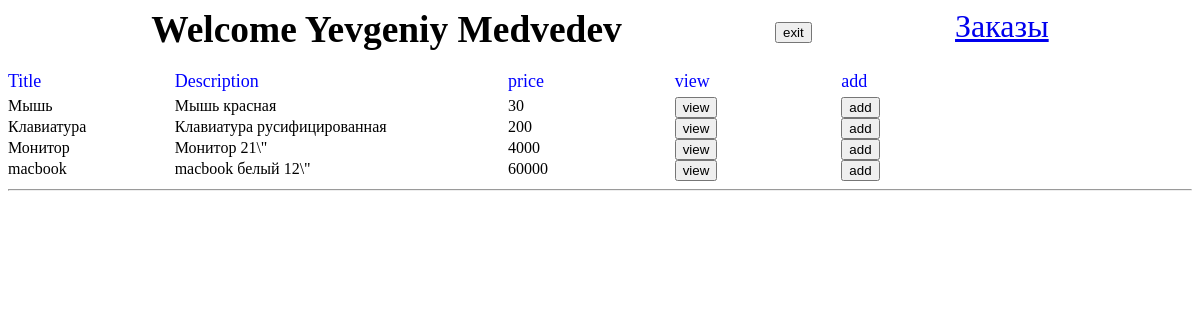
The page / (signed in) on the database its author committed.
### tables this page shows
CREATE TABLE `goods` (
  `id` int(11) NOT NULL,
  `good` varchar(30) NOT NULL,
  `description` varchar(256) NOT NULL,
  `price` decimal(10,0) NOT NULL,
  `good_img` varchar(30) NOT NULL
);

### index.php (the view, shortened to what this page needs)
<?php
include('bd.php');
$query = mysqli_query($link, 'SELECT * FROM goods');
?>
<!doctype html>
<html lang="en">
<head>
  <link rel="stylesheet" href="style.css">
</head>
<body>
<div class="auth">
  <?php include('auth.php');
  if($_SESSION['is_admin']):
  ?>
  <a href="admin.php">Заказы</a>
  <?php elseif ($_SESSION['login'] !== null): ?>
  <a href="profile.php">Личный кабинет</a>
  <?php endif; ?>
</div>
<form action="" method="post">
  <div class="table">
    <label class="head">Title</label>
    <label class="head">Description</label>
    <label class="head">price</label>
    <label class="head">view</label>
    <label class="head">add</label>
    <? while ($row = mysqli_fetch_assoc($query)) : ?>
      <div><?= $row['good'] ?></div>
      <div><?= $row['description'] ?></div>
      <div><?= $row['price'] ?></div>
      <div>
        <button value="<?= $row['id'] ?>" name="id">view</button>
      </div>
      <div>
        <button value="<?= $row['id'] ?>" name="add">add</button>
      </div>
    <? endwhile ?>
  </div>
</form>
<hr>
</body>
</html>

### style.css (style rules this page uses)
.table { display: grid; grid-template-columns: 1fr 2fr repeat(3, 1fr); width: 1000px; }
.head { color: blue; font-size: 18px; margin-bottom: 5px; }
.auth { display: flex; justify-content: space-evenly; margin-bottom: 20px; font-size: xx-large; }

### rows shown on the page
goods: good "Мышь", description "Мышь красная", price "30", $row['id'] 1 (drawn)
goods: good "Клавиатура", description "Клавиатура русифицированная", price "200", $row['id'] 2 (drawn)
goods: good "Монитор", description "Монитор 21\\\"", price "4000", $row['id'] 3 (drawn)
goods: good "macbook", description "macbook белый 12\\\"", price "60000", $row['id'] 4 (drawn)

### other values the page prints
$_SESSION['name'] "Yevgeniy Medvedev"
